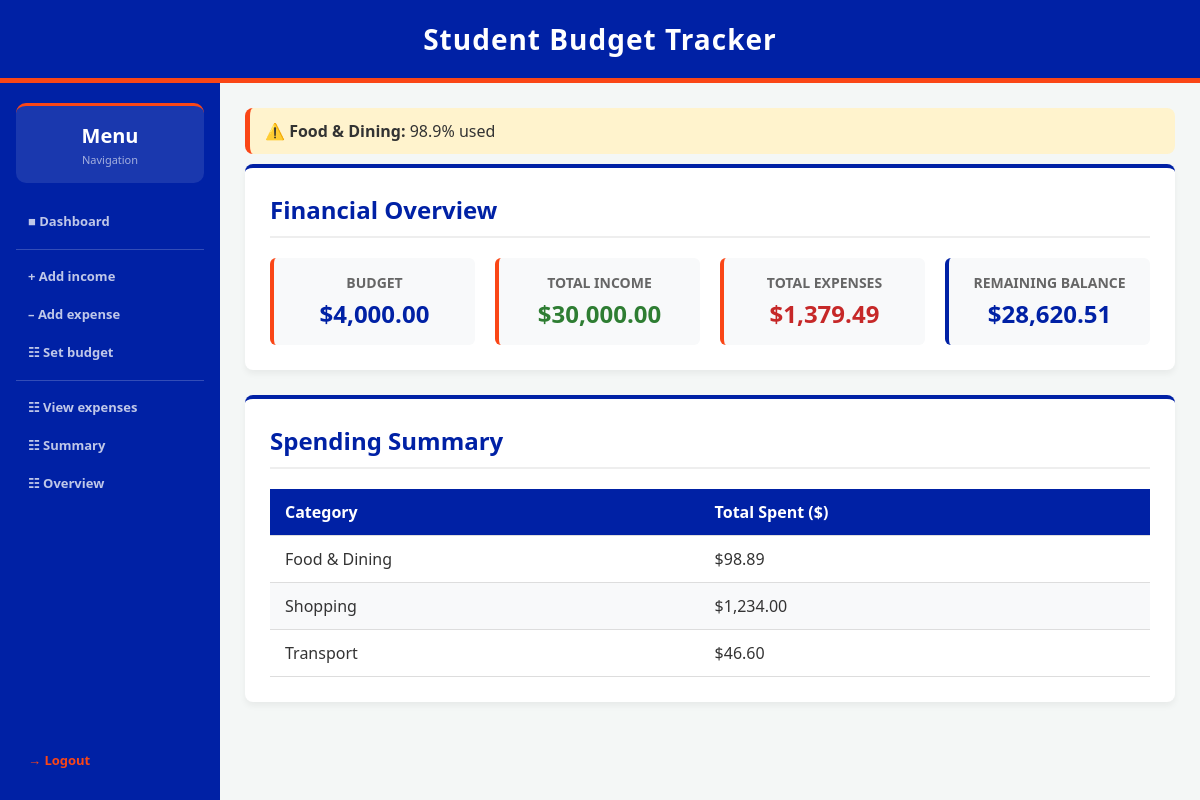
The page /dashboard (signed in) on the database as committed earlier.
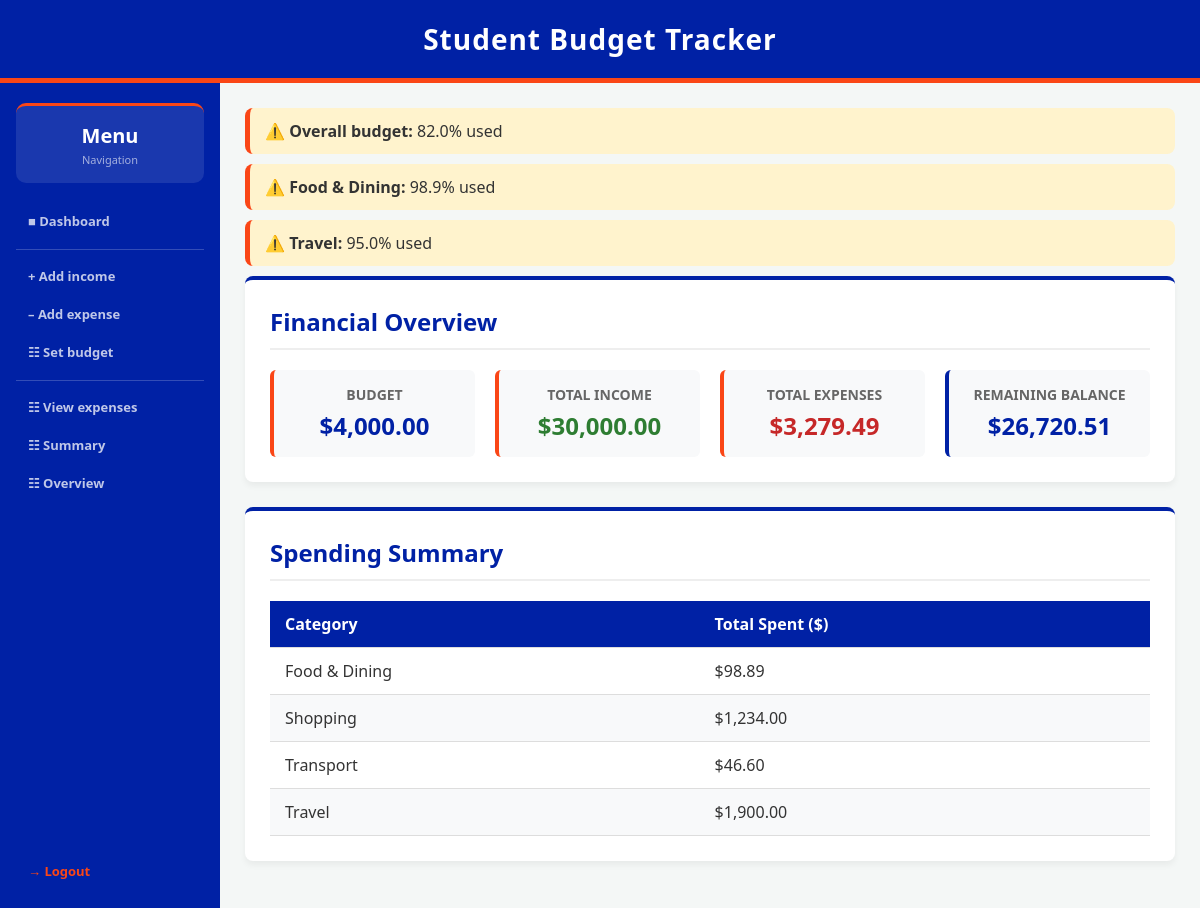
The same page on the database as committed later.
### tables this page shows
CREATE TABLE category_budgets (
    id INTEGER PRIMARY KEY AUTOINCREMENT,
    user_id INTEGER NOT NULL,
    category TEXT NOT NULL,
    amount REAL NOT NULL CHECK(amount > 0),
    FOREIGN KEY (user_id) REFERENCES users (id),
    UNIQUE(user_id, category)
);

CREATE TABLE expenses (
    expense_id INTEGER PRIMARY KEY AUTOINCREMENT,
    user_id INTEGER NOT NULL,
    category TEXT NOT NULL,
    amount REAL NOT NULL CHECK(amount > 0),
    date TIMESTAMP DEFAULT CURRENT_TIMESTAMP, description TEXT DEFAULT "",
    FOREIGN KEY (user_id) REFERENCES users (id)
);

### app.py (the view)
@app.route('/dashboard')
def dashboard():
    if 'user_id' not in session:
        return redirect(url_for('login'))
    user_id = session['user_id']
    current_budget = data_manager.get_budget(user_id, datetime.now().strftime('%Y-%m'))
    overview = data_manager.get_financial_overview(user_id)
    totals = data_manager.get_category_totals(user_id)
    alert = data_manager.budget_alert(user_id)
    success_message = session.pop('success_message', None)
    budgets = data_manager.get_category_budgets(user_id)
    return render_template('dashboard.html', current_budget=current_budget, overview=overview, totals=totals, alert=alert, success_message=success_message, budgets=budgets)

### data_manager.py (called while the page is built)
def get_db_connection():
    return sqlite3.connect(DB_NAME)

def get_category_totals(user_id):
    connection = get_db_connection()
    cursor = connection.cursor()
    cursor.execute("SELECT category, SUM(amount) FROM expenses WHERE user_id = ? GROUP BY category", (user_id,))
    rows = cursor.fetchall()
    connection.close()
    return rows

def get_financial_overview(user_id):
    connection = get_db_connection()
    cursor = connection.cursor()
    cursor.execute("SELECT SUM(amount) FROM incomes WHERE user_id = ?", (user_id,))
    total_income = cursor.fetchone()[0] or 0
    cursor.execute("SELECT SUM(amount) FROM expenses WHERE user_id = ?", (user_id,))
    total_expenses = cursor.fetchone()[0] or 0
    connection.close()
    remaining = round(total_income - total_expenses, 2)
    return {
        'total_income': round(total_income, 2),
        'total_expenses': round(total_expenses, 2),
        'remaining': remaining
    }

### templates/dashboard.html (shortened to what this page needs)
{% extends "layout.html" %}
{% block content %}
    {% if current_budget and overview.total_expenses %}
        {% set overall_pct = (overview.total_expenses / current_budget * 100)|round(1) %}
        {% if overall_pct >= 80 %}
        <div style="background-color: {% if overall_pct >= 100 %}#fdecea{% else %}#fff3cd{% endif %}; border-left: 5px solid {% if overall_pct >= 100 %}#d32f2f{% else %}var(--uf-orange){% endif %}; padding: 12px 15px; border-radius: 8px; margin-bottom: 10px; font-weight: 500;">
            {% if overall_pct >= 100 %}🚨{% else %}⚠️{% endif %}
            <strong>Overall budget:</strong> {{ overall_pct }}% used
        </div>
        {% endif %}
    {% endif %}
    {% for category, total in totals %}
        {% set budget = budgets.get(category, 0) %}
        {% if budget and (total / budget * 100) >= 80 %}
        <div style="background-color: {% if (total / budget * 100) >= 100 %}#fdecea{% else %}#fff3cd{% endif %}; border-left: 5px solid {% if (total / budget * 100) >= 100 %}#d32f2f{% else %}var(--uf-orange){% endif %}; padding: 12px 15px; border-radius: 8px; margin-bottom: 10px; font-weight: 500;">
            {% if (total / budget * 100) >= 100 %}🚨{% else %}⚠️{% endif %}
            <strong>{{ category }}:</strong> {{ (total / budget * 100)|round(1) }}% used
        </div>
        {% endif %}
    {% endfor %}
    <div class="card">
        <h2>Financial Overview</h2>
        <div class="overview-grid">
            <div class="stat-box">
                <span class="label">Budget</span>
                <span class="value">${{ "{:,.2f}".format(current_budget|float) }}</span>
            </div>
            <div class="stat-box">
                <span class="label">Total Income</span>
                <span class="value" style="color: #2e7d32;">${{ "{:,.2f}".format(overview.total_income|float) }}</span>
            </div>
            <div class="stat-box">
                <span class="label">Total Expenses</span>
                <span class="value" style="color: #c62828;">${{ "{:,.2f}".format(overview.total_expenses|float) }}</span>
            </div>
            <div class="stat-box" style="border-left-color: var(--uf-blue);">
                <span class="label">Remaining Balance</span>
                <span class="value">${{ "{:,.2f}".format(overview.remaining|float) }}</span>
            </div>
        </div>
    </div>
    <div class="card">
        <h2>Spending Summary</h2>
        {% if totals %}
            <table>
                <thead>
                    <tr>
                        <th>Category</th>
                        <th>Total Spent ($)</th>
                    </tr>
                </thead>
                <tbody>
                    {% for category, total in totals %}
                    <tr>
                        <td>{{ category }}</td>
                        <td>${{ "{:,.2f}".format(total|float) }}</td>
                    </tr>
                    {% endfor %}
                </tbody>
            </table>
        {% else %}
            <p>No expenses logged yet. <a href="{{ url_for('add_expense') }}" class="cta-link">Log one now!</a></p>
        {% endif %}
    </div>
{% endblock %}

Rows that differ between the two databases and show on the page:
added category_budgets: (total/budget*100)|round(1) "95.0"
added expenses: category "Travel", amount "1,900.00"
Other text that changed with them:
{{ overall_pct }}: (not shown) → "82.0"
{{ "{:,.2f}".format(overview.total_expenses|float) }}: "1,379.49" → "3,279.49"
{{ "{:,.2f}".format(overview.remaining|float) }}: "28,620.51" → "26,720.51"
text now shown: "⚠️ Overall budget: % used"
new list line: "Travel : % used"
